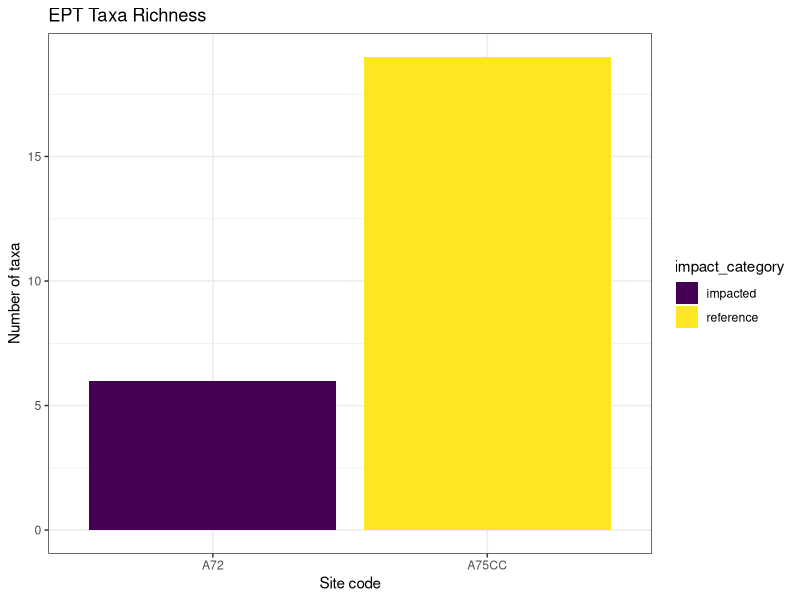
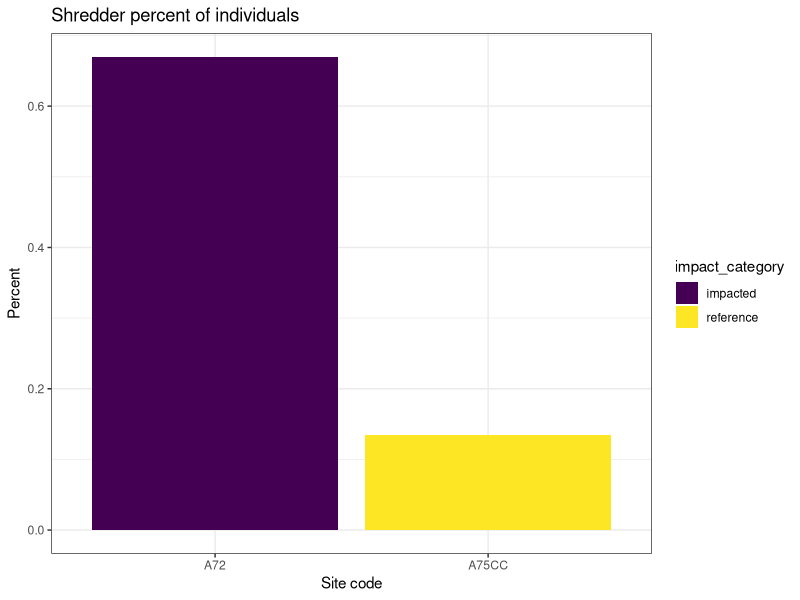
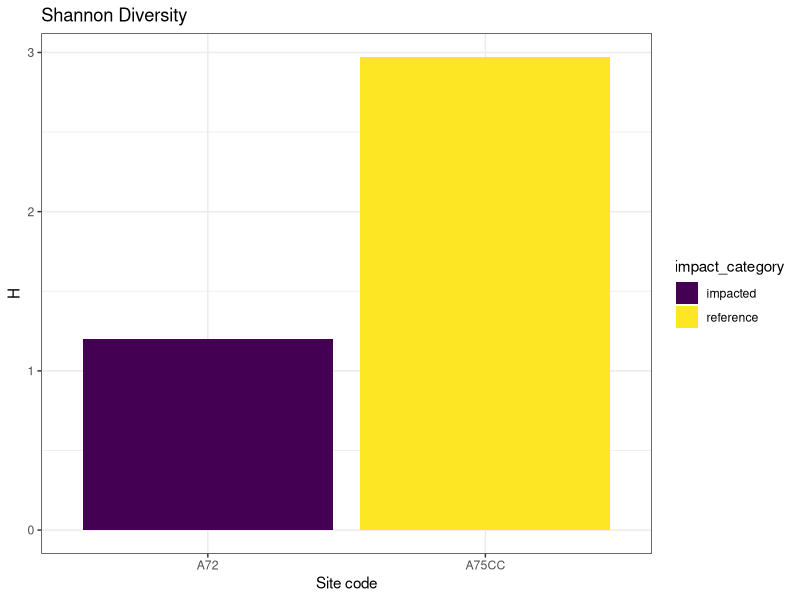
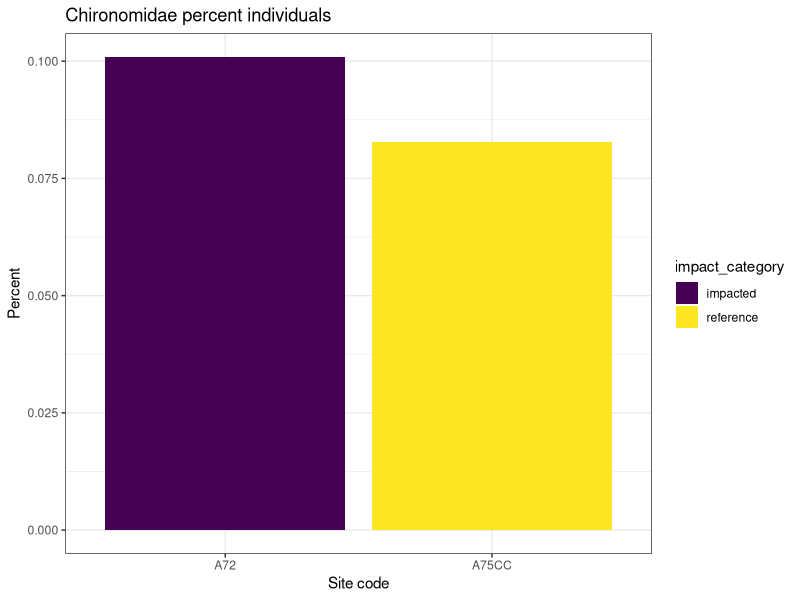
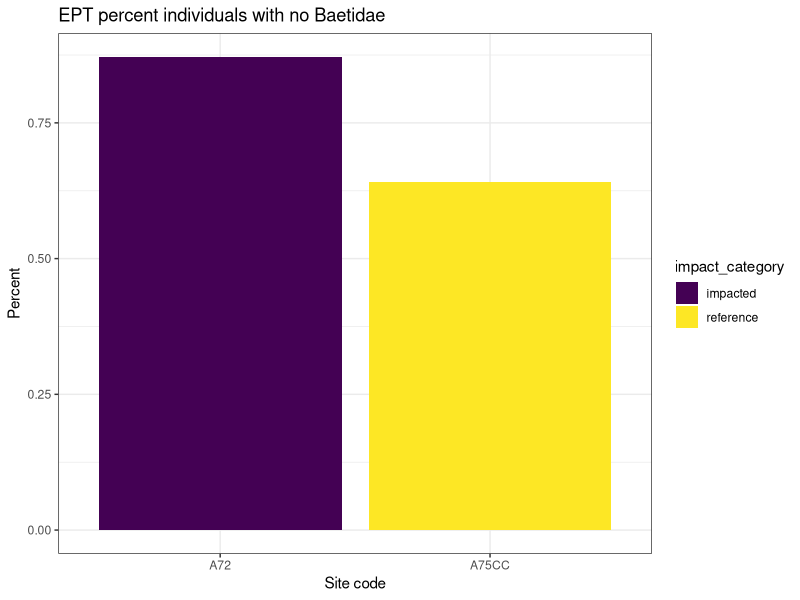

These charts were generated, in order, by the following R code:
## ---- chunk 1
knitr::opts_chunk$set(echo = knitr::is_html_output())

library(readxl)
library(tidyverse)

site1 <- read_excel(here::here("data/MMI_HW_data.xlsx"),
                    sheet = "A75CC")
site2 <- read_excel(here::here("data/MMI_HW_data.xlsx"),
                    sheet = "A72")
taxa_info <- read_excel(here::here("data/MMI_HW_data.xlsx"),
                        sheet = "taxa_info")

site_info <- read_excel(here::here("data/MMI_HW_data.xlsx"),
                        sheet = "site_info")
site1 <- left_join(site1, taxa_info)
site2 <- left_join(site2, taxa_info)
## ---- chunk 2
p_rich <- site1 |>
  filter(Order == "Plecoptera") |>
  distinct(site_code, Taxon) |>
  group_by(site_code) |>
  summarize(p_rich = n())
p_rich
## ---- chunk 3
t_rich <- site1 |>
  filter(Order == "Trichoptera") |>
  distinct(site_code, Taxon) |>
  group_by(site_code) |>
  summarize(t_rich = n())
result1 <- left_join(p_rich, t_rich)
result1
## ---- chunk 4
scrap_rich <- site1 |>
  filter(FFG == "scraper") |>
  distinct(site_code, Taxon) |>
  group_by(site_code) |>
  summarize(scrap_rich = n())
result1 <- left_join(result1, scrap_rich)
result1
## ---- chunk 5
c_prop <- site1 |>
  select(site_code, Family, Count) |>
  mutate(tot_n = sum(Count)) |>
  filter(Family == "Chironomidae") |>
  group_by(site_code, tot_n) |>
  summarize(c_n = sum(Count)) |>
  mutate(c_prop = c_n / tot_n) |>
  select(site_code, c_prop)
c_prop
## ---- chunk 6
scrap_prop <- site1 |>
  select(site_code, FFG, Count) |>
  mutate(tot_n = sum(Count)) |>
  filter(FFG == "scraper") |>
  group_by(site_code, tot_n) |>
  summarize(sc_n = sum(Count)) |>
  mutate(sc_prop = sc_n / tot_n) |>
  select(site_code, sc_prop)
result1.2 <- left_join(c_prop, scrap_prop)
result1.2
## ---- chunk 7
two_sites <- bind_rows(site1, site2)
## ---- chunk 8
ept_rich <- two_sites %>%
  filter(Order == "Ephemeroptera" |
           Order == "Plecoptera" |
           Order == "Trichoptera") |>
  distinct(site_code, Taxon) |>
  group_by(site_code) |>
  summarize(EPT_rich = n())
ept_rich
## ---- chunk 9
shred_i <- two_sites %>%
  group_by(site_code) |>
  select(site_code, FFG, Count) |>
  mutate(tot_n = sum(Count)) |>
  filter(FFG == "shredder") |>
  group_by(site_code, tot_n) |>
  summarize(shred_n = sum(Count)) |>
  mutate(shred_percent_ind = shred_n / tot_n) |>
  select(site_code, shred_percent_ind)
a3.2 <- left_join(ept_rich, shred_i)
a3.2
## ---- chunk 10
shannon <- two_sites |> 
  select(site_code, Taxon, Count) |>
  group_by(site_code) |>
  mutate(tot_n = sum(Count),
         pi = Count / tot_n,
         ln_pi = log(pi),
         pi_ln_pi = pi*ln_pi) |>
  group_by(site_code) |>
  summarize(H = -sum(pi_ln_pi))
a3.3 <- left_join(a3.2, shannon)
a3.3
## ---- chunk 11
c_ind <- two_sites|>
  select(site_code, Family, Count) |>
  group_by(site_code) |>
  mutate(tot_n = sum(Count)) |>
  filter(Family == "Chironomidae") |>
  group_by(site_code, tot_n) |>
  summarize(c_n = sum(Count)) |>
  mutate(c_percent_ind = c_n / tot_n) |>
  select(site_code, c_percent_ind)
a3.4 <- left_join(a3.3, c_ind)
a3.4
## ---- chunk 12
ept_no_b <- two_sites |>
  select(site_code, Order, Family, Count) |>
  group_by(site_code) |>
  mutate(tot_n = sum(Count)) |>
  filter(Order == "Ephemeroptera" |
           Order == "Plecoptera" |
           Order == "Trichoptera",
         Family != "Baetidae") |>
  group_by(site_code, tot_n) |>
  summarize(ept_n = sum(Count)) |>
  mutate(ept_no_b_percent_ind = ept_n / tot_n) |>
  select(site_code, ept_no_b_percent_ind)
a3.5 <- left_join(a3.4, ept_no_b)
a3.5
## ---- chunk 13
results <- left_join(a3.5, site_info)
## ---- chunk 14
ggplot(results,
       aes(x = site_code,
           y = EPT_rich,
           fill = impact_category)) +
  geom_bar(stat = "identity") +
  labs(title = "EPT Taxa Richness", 
       x = "Site code",
       y = "Number of taxa") +
  scale_fill_viridis_d() +
  theme_bw()
## ---- chunk 15
ggplot(results,
       aes(x = site_code,
           y = shred_percent_ind,
           fill = impact_category)) +
  geom_bar(stat = "identity") +
  labs(title = "Shredder percent of individuals", 
       x = "Site code",
       y = "Percent") +
  scale_fill_viridis_d() +
  theme_bw()
## ---- chunk 16
ggplot(results,
       aes(x = site_code,
           y = H,
           fill = impact_category)) +
  geom_bar(stat = "identity") +
  labs(title = "Shannon Diversity", 
       x = "Site code",
       y = "H") +
  scale_fill_viridis_d() +
  theme_bw()
## ---- chunk 17
ggplot(results,
       aes(x = site_code,
           y = c_percent_ind,
           fill = impact_category)) +
  geom_bar(stat = "identity") +
  labs(title = "Chironomidae percent individuals", 
       x = "Site code",
       y = "Percent") +
  scale_fill_viridis_d() +
  theme_bw()
## ---- chunk 18
ggplot(results,
       aes(x = site_code,
           y = ept_no_b_percent_ind,
           fill = impact_category)) +
  geom_bar(stat = "identity") +
  labs(title = "EPT percent individuals with no Baetidae", 
       x = "Site code",
       y = "Percent") +
  scale_fill_viridis_d() +
  theme_bw()
